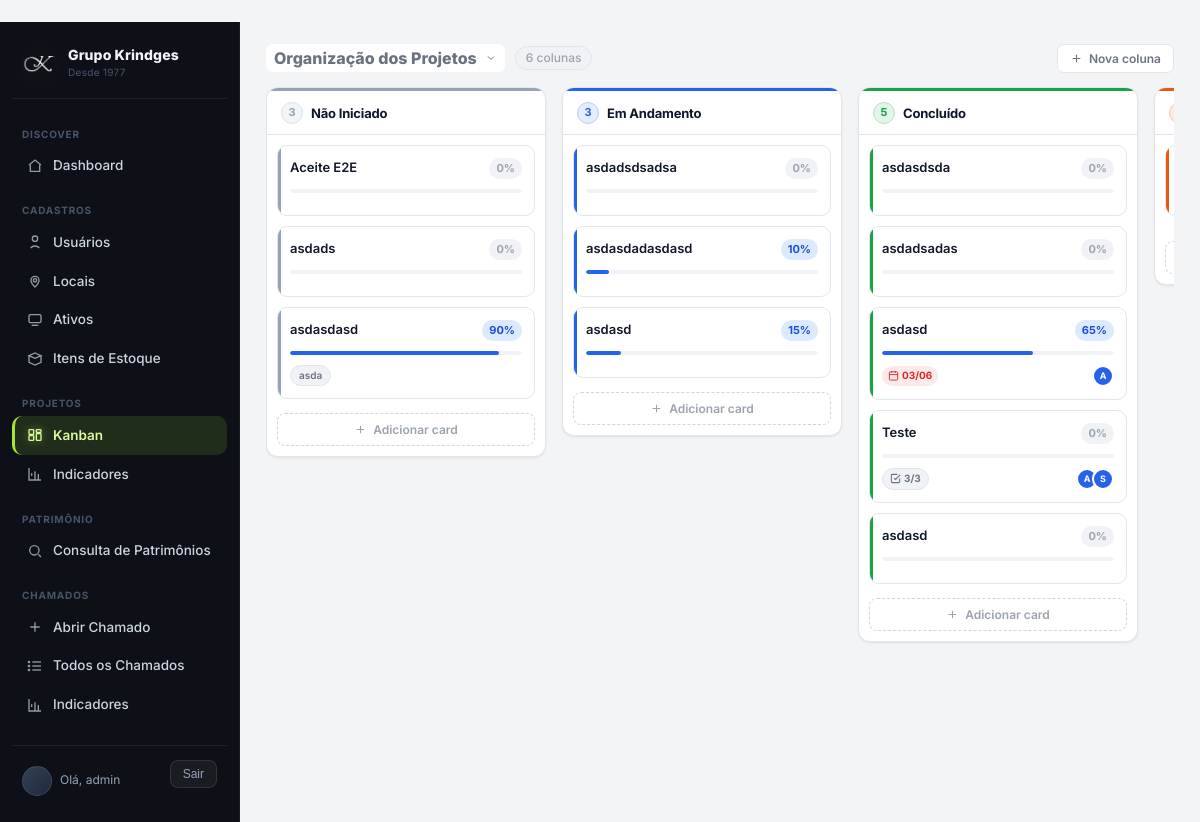
/projetos/kanban/ (signed in), run on the app's committed database.
### apps/core/models/kanban.py (models this page shows, shortened)
class Quadro(models.Model):
    nome = models.CharField(max_length=200)
    criado_por = models.ForeignKey(
        "auth.User", related_name="quadros_criados",
        on_delete=models.SET_NULL, null=True,
    )
    membros = models.ManyToManyField(
        "auth.User", related_name="quadros_membro", blank=True,
    )
    criado_em = models.DateTimeField(auto_now_add=True)
    class Meta:
        ordering = ["nome"]

class Lista(models.Model):
    quadro = models.ForeignKey(Quadro, related_name="listas", on_delete=models.CASCADE)
    nome = models.CharField(max_length=100)
    cor = models.CharField(max_length=20, default="#6b7280")
    posicao = models.PositiveIntegerField(default=0)
    criado_em = models.DateTimeField(auto_now_add=True)
    class Meta:
        ordering = ["posicao", "id"]

class Cartao(models.Model):
    lista = models.ForeignKey(Lista, related_name="cartoes", on_delete=models.CASCADE)
    titulo = models.CharField(max_length=300)
    descricao = models.TextField(blank=True)
    progresso = models.PositiveSmallIntegerField(default=0)
    posicao = models.PositiveIntegerField(default=0)
    area = models.CharField(max_length=100, blank=True)
    capa_cor = models.CharField(max_length=20, blank=True)
    concluido = models.BooleanField(default=False)
    data_inicio = models.DateField(null=True, blank=True)
    data_entrega = models.DateTimeField(null=True, blank=True)
    etiquetas = models.ManyToManyField(Etiqueta, related_name="cartoes", blank=True)
    membros = models.ManyToManyField(
        "auth.User", related_name="cartoes_kanban", blank=True,
    )
    criado_por = models.ForeignKey(
        "auth.User", related_name="cartoes_criados",
        on_delete=models.SET_NULL, null=True,
    )
    criado_em = models.DateTimeField(auto_now_add=True)
    atualizado_em = models.DateTimeField(auto_now=True)
    class Meta:
        ordering = ["posicao", "id"]
    @property
    def atrasado(self):
        if self.data_entrega and not self.concluido:
            return self.data_entrega < timezone.now()
        return False

### apps/core/views.py (the view, shortened to what this page needs)
# urls.py: path("projetos/kanban/", views.projetos_kanban, name="projetos_kanban"),
@login_required
@tier_required("suporte", "admin")
def projetos_kanban(request, quadro_id=None):
    from django.db.models import Prefetch as _Prefetch
    quadros = Quadro.objects.filter(
        db_models.Q(criado_por=request.user) | db_models.Q(membros=request.user)
    ).distinct()
    if quadro_id:
        quadro = get_object_or_404(quadros, pk=quadro_id)
    else:
        quadro = quadros.first()
    cartoes_qs = (
        Cartao.objects
        .prefetch_related("etiquetas", "membros", "checklists__itens")
        .annotate(
            cl_total=db_models.Count("checklists__itens", distinct=True),
            cl_feitos=db_models.Count(
                "checklists__itens",
                filter=db_models.Q(checklists__itens__concluido=True),
                distinct=True,
            ),
        )
        .order_by("posicao", "id")
    )
    listas = quadro.listas.prefetch_related(
        _Prefetch("cartoes", queryset=cartoes_qs)
    ).order_by("posicao", "id")
    qs_todos = Chamado.objects.select_related("aberto_por", "agente").exclude(status__in=["resolvido", "fechado"])
    qs_meus  = qs_todos.filter(agente=request.user)
    return render(request, "projetos/kanban.html", {
        "quadro":        quadro,
        "listas":        listas,
        "todos_quadros": quadros.order_by("nome"),
        "etiquetas":     quadro.etiquetas.all(),
        "usuarios":      User.objects.filter(groups__name__in=["admin", "suporte"]).distinct().order_by("username"),
        "contagens":     _contagens_abertas(qs_todos),
        "meus_contagens": _contagens_abertas(qs_meus),
    })

### frontend/templates/projetos/kanban.html (shortened to what this page needs)
﻿{% extends "base.html" %}
{% block content %}
<div class="kb-header">
  <div style="display:flex;align-items:center;gap:10px;flex-wrap:wrap">
    <div style="position:relative">
      <button class="kb-btn-ghost" style="font-size:16px;font-weight:800;border:none;padding:4px 8px;gap:8px" onclick="toggleQuadroMenu()">
        {{ quadro.nome }}
        <svg width="12" height="12" viewBox="0 0 24 24" fill="none" stroke="currentColor" stroke-width="2"><path d="M6 9l6 6 6-6"/></svg>
      </button>
    </div>
    <span class="kb-subtitle">{{ listas|length }} coluna{{ listas|length|pluralize:"s" }}</span>
  </div>
  <button class="kb-btn-ghost" onclick="addColumn()">
    <svg width="13" height="13" viewBox="0 0 24 24" fill="none" stroke="currentColor" stroke-width="2"><path d="M12 5v14M5 12h14"/></svg>
    <span class="kb-btn-text">Nova coluna</span>
  </button>
</div>
<div class="kb-wrap" id="kbBoard">
  {% for lista in listas %}
  <div class="kb-col">
    <div class="kb-col-hd">
      <div class="kb-col-accent" style="background:{{ lista.cor }}"></div>
      <div class="kb-col-row">
        <div class="kb-col-left">
          <span class="kb-badge" style="background:color-mix(in srgb,{{ lista.cor }} 12%,#fff);border-color:color-mix(in srgb,{{ lista.cor }} 32%,#fff);color:{{ lista.cor }}">{{ lista.cartoes.all|length }}</span>
          <span class="kb-col-name">{{ lista.nome }}</span>
        </div>
      </div>
    </div>
    <div class="kb-col-body" data-lista-id="{{ lista.pk }}">
      {% for cartao in lista.cartoes.all %}
      <div class="kb-card"
           draggable="true"
           data-card-id="{{ cartao.pk }}"
           data-lista-id="{{ lista.pk }}"
           data-title="{{ cartao.titulo|escapejs }}"
           data-lista-nome="{{ lista.nome|escapejs }}"
           data-lista-cor="{{ lista.cor }}"
           onclick="openModal(this.dataset.title,this.dataset.listaNome,this.dataset.listaCor,this.dataset.cardId,this.dataset.listaId)">
        <div class="kb-card-bar" style="background:{{ lista.cor }}"></div>
        <div class="kb-card-top">
          <span class="kb-card-title">{{ cartao.titulo }}</span>
          {% if cartao.progresso >= 100 %}
            <span class="kb-card-pct done">{{ cartao.progresso }}%</span>
          {% elif cartao.progresso > 0 %}
            <span class="kb-card-pct mid">{{ cartao.progresso }}%</span>
          {% else %}
            <span class="kb-card-pct low">0%</span>
          {% endif %}
        </div>
        <div class="kb-progress">
          <div class="kb-progress-fill" style="width:{{ cartao.progresso }}%;background:{% if cartao.progresso >= 100 %}#16a34a{% else %}#2563eb{% endif %}"></div>
        </div>
        <div class="kb-card-meta">
          <div class="kb-card-meta-left">
            {% if cartao.area %}<span class="kb-card-area">{{ cartao.area }}</span>{% endif %}
            {% if cartao.cl_total %}
            <span class="kb-cl-badge" title="Itens de checklist concluídos">
              <svg width="11" height="11" viewBox="0 0 24 24" fill="none" stroke="currentColor" stroke-width="2.2"><path d="M9 11l3 3L22 4"/><path d="M21 12v7a2 2 0 0 1-2 2H5a2 2 0 0 1-2-2V5a2 2 0 0 1 2-2h11"/></svg>
              {{ cartao.cl_feitos }}/{{ cartao.cl_total }}
            </span>
            {% endif %}
            {% if cartao.data_entrega %}
            <span class="kb-card-date{% if cartao.atrasado %} atrasado{% endif %}"
                  {% if cartao.atrasado %}title="Em atraso"{% endif %}>
              <svg width="11" height="11" viewBox="0 0 24 24" fill="none" stroke="currentColor" stroke-width="2"><rect x="3" y="4" width="18" height="18" rx="2"/><path d="M16 2v4M8 2v4M3 10h18"/></svg>
              {{ cartao.data_entrega|date:"d/m" }}
            </span>
            {% endif %}
          </div>
          {% if cartao.membros.all %}
          <div class="kb-card-avs">
            {% for m in cartao.membros.all|slice:":3" %}
              <span class="kb-card-av" title="{{ m.get_full_name|default:m.username }}">{{ m.username|first|upper }}</span>
            {% endfor %}
          </div>
          {% endif %}
        </div>
      </div>
      {% empty %}
      <div class="kb-empty">
        <svg width="28" height="28" viewBox="0 0 24 24" fill="none" stroke="currentColor" stroke-width="1.5"><rect x="3" y="3" width="18" height="18" rx="3"/><path d="M3 9h18M9 21V9"/></svg>
        Sem cards nesta coluna
      </div>
      {% endfor %}
    </div>
    <div class="kb-col-ft">
      <button class="kb-add-card" onclick="quickAdd({{ lista.pk }}, '{{ lista.nome|escapejs }}', '{{ lista.cor }}', this)">
        <svg width="13" height="13" viewBox="0 0 24 24" fill="none" stroke="currentColor" stroke-width="2"><path d="M12 5v14M5 12h14"/></svg>
        Adicionar card
      </button>
    </div>
  </div>
  {% endfor %}
</div>
{% endblock %}

### frontend/templates/base.html (shortened to what this page needs)
{% load static %}
{% load roles %}
<!doctype html>
<html lang="pt-br">
<head>
  <link rel="stylesheet" href="{% static 'css/styles.css' %}?v=3">
</head>
<body class="{% if not request.user.is_authenticated %}no-sidebar{% endif %}">
  <div class="layout">
    {% if request.user.is_authenticated %}
    <aside class="sidebar">
      <div class="brand">
        <img src="{% static 'img/logo.png' %}" class="brand-logo" alt="Krindges">
        <div class="brand-text">
          <span class="brand-name">Grupo Krindges</span>
          <span class="brand-sub">Desde 1977</span>
        </div>
      </div>
      <nav>
        {% if request.user.is_superuser or request.user|has_group:'admin' %}
          <div class="section">Discover</div>
          <a href="{% url 'core:dashboard' %}" class="{% if request.resolver_match.url_name == 'dashboard' %}active{% endif %}">
            <span class="i"><svg><use href="#i-home"/></svg></span> Dashboard
          </a>
          <div class="section">Cadastros</div>
          <a href="{% url 'core:cad_usuarios' %}" class="{% if request.resolver_match.url_name == 'cad_usuarios' %}active{% endif %}">
            <span class="i"><svg><use href="#i-user"/></svg></span> Usuários
          </a>
          <a href="{% url 'core:cad_locais' %}" class="{% if request.resolver_match.url_name == 'cad_locais' %}active{% endif %}">
            <span class="i"><svg><use href="#i-pin"/></svg></span> Locais
          </a>
          <a href="{% url 'core:cad_ativos' %}" class="{% if request.resolver_match.url_name == 'cad_ativos' %}active{% endif %}">
            <span class="i"><svg><use href="#i-monitor"/></svg></span> Ativos
          </a>
          <a href="{% url 'core:cad_itens_estoque' %}" class="{% if request.resolver_match.url_name == 'cad_itens_estoque' %}active{% endif %}">
            <span class="i"><svg><use href="#i-box"/></svg></span> Itens de Estoque
          </a>
          <div class="section">Projetos</div>
          <a href="{% url 'core:projetos_kanban' %}" class="{% if request.resolver_match.url_name == 'projetos_kanban' %}active{% endif %}">
            <span class="i"><svg><use href="#i-kanban"/></svg></span> Kanban
          </a>
          <a href="{% url 'core:projetos_indicadores' %}" class="{% if request.resolver_match.url_name == 'projetos_indicadores' %}active{% endif %}">
            <span class="i"><svg><use href="#i-chart"/></svg></span> Indicadores
          </a>
          <div class="section">Patrimônio</div>
          <a href="{% url 'core:patrimonios_lista' %}" class="{% if request.resolver_match.url_name == 'patrimonios_lista' %}active{% endif %}">
            <span class="i"><svg><use href="#i-search"/></svg></span> Consulta de Patrimônios
          </a>
          <div class="section">Chamados</div>
          <a href="{% url 'core:chamado_criar_tier' %}" class="{% if request.resolver_match.url_name == 'chamado_criar_tier' %}active{% endif %}">
            <span class="i"><svg><use href="#i-plus"/></svg></span> Abrir Chamado
          </a>
          <a href="{% url 'core:chamados_todos' %}" class="{% if request.resolver_match.url_name == 'chamados_todos' %}active{% endif %}">
            <span class="i"><svg><use href="#i-list"/></svg></span> Todos os Chamados
          </a>
          <a href="{% url 'core:chamados_indicadores' %}" class="{% if request.resolver_match.url_name == 'chamados_indicadores' %}active{% endif %}">
            <span class="i"><svg><use href="#i-chart"/></svg></span> Indicadores
          </a>
        {% endif %}
      </nav>
      <div class="foot">
        {% if request.user.is_authenticated %}
          <div class="user">Olá, {{ request.user.username }}</div>
          <form action="{% url 'accounts:logout' %}" method="post" style="display:inline">
            <button type="submit" class="btn-link">Sair</button>
          </form>
        {% endif %}
      </div>
    </aside>
    {% endif %}
    <main class="content">
      {% block content %}{% endblock %}
    </main>
  </div>
</body>
</html>

### data on the page
Quadro: nome "Organização dos Projetos"
Lista: cartoes.all|length "3", nome "Não Iniciado"
Cartao: titulo "Aceite E2E", progresso "0%"
Cartao: titulo "asdads", progresso "0%"
Cartao: titulo "asdasdasd", progresso "90", area "asda"
Lista: cartoes.all|length "3", nome "Em Andamento"
Cartao: titulo "asdadsdsadsa", progresso "0%"
Cartao: titulo "asdasdadasdasd", progresso "10"
Cartao: titulo "asdasd", progresso "15"
Lista: cartoes.all|length "5", nome "Concluído"
Cartao: titulo "asdasdsda", progresso "0%"
Cartao: titulo "asdadsadas", progresso "0%"
Cartao: titulo "asdasd", progresso "65", data_entrega "03/06"
Cartao: titulo "Teste", progresso "0%", cl_feitos "3", cl_total "3"
Cartao: titulo "asdasd", progresso "0%"

### other printed values
{{ request.user.username }} "admin"
{{ listas|length }} "6"
{{ m.username|first|upper }} "A"
{{ m.username|first|upper }} "S"
